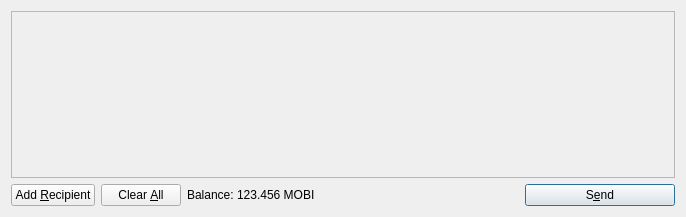
<?xml version="1.0" encoding="UTF-8"?>
<ui version="4.0">
 <class>SendCoinsDialog</class>
 <widget class="QDialog" name="SendCoinsDialog">
  <property name="geometry">
   <rect>
    <x>0</x>
    <y>0</y>
    <width>686</width>
    <height>217</height>
   </rect>
  </property>
  <property name="windowTitle">
   <string>Send Coins</string>
  </property>
  <layout class="QVBoxLayout" name="verticalLayout">
   <item>
    <widget class="QScrollArea" name="scrollArea">
     <property name="widgetResizable">
      <bool>true</bool>
     </property>
     <widget class="QWidget" name="scrollAreaWidgetContents">
      <property name="geometry">
       <rect>
        <x>0</x>
        <y>0</y>
        <width>666</width>
        <height>165</height>
       </rect>
      </property>
      <layout class="QVBoxLayout" name="verticalLayout_2">
       <property name="margin">
        <number>0</number>
       </property>
       <item>
        <layout class="QVBoxLayout" name="entries">
         <property name="spacing">
          <number>6</number>
         </property>
        </layout>
       </item>
       <item>
        <spacer name="verticalSpacer">
         <property name="orientation">
          <enum>Qt::Vertical</enum>
         </property>
         <property name="sizeHint" stdset="0">
          <size>
           <width>20</width>
           <height>40</height>
          </size>
         </property>
        </spacer>
       </item>
      </layout>
     </widget>
    </widget>
   </item>
   <item>
    <layout class="QHBoxLayout" name="horizontalLayout">
     <item>
      <widget class="QPushButton" name="addButton">
       <property name="toolTip">
        <string>Send to multiple recipients at once</string>
       </property>
       <property name="text">
        <string>Add &amp;Recipient</string>
       </property>
       <property name="icon">
        <iconset resource="../bitcoin.qrc">
         <normaloff>:/icons/add</normaloff>:/icons/add</iconset>
       </property>
       <property name="autoDefault">
        <bool>false</bool>
       </property>
      </widget>
     </item>
     <item>
      <widget class="QPushButton" name="clearButton">
       <property name="sizePolicy">
        <sizepolicy hsizetype="Minimum" vsizetype="Fixed">
         <horstretch>0</horstretch>
         <verstretch>0</verstretch>
        </sizepolicy>
       </property>
       <property name="toolTip">
        <string>Remove all transaction fields</string>
       </property>
       <property name="text">
        <string>Clear &amp;All</string>
       </property>
       <property name="icon">
        <iconset resource="../bitcoin.qrc">
         <normaloff>:/icons/remove</normaloff>:/icons/remove</iconset>
       </property>
       <property name="autoRepeatDelay">
        <number>300</number>
       </property>
       <property name="autoDefault">
        <bool>false</bool>
       </property>
      </widget>
     </item>
     <item>
      <layout class="QHBoxLayout" name="horizontalLayout_2">
       <property name="spacing">
        <number>3</number>
       </property>
       <item>
        <widget class="QLabel" name="label">
         <property name="text">
          <string>Balance:</string>
         </property>
        </widget>
       </item>
       <item>
        <widget class="QLabel" name="labelBalance">
         <property name="cursor">
          <cursorShape>IBeamCursor</cursorShape>
         </property>
         <property name="text">
          <string>123.456 MOBI</string>
         </property>
         <property name="textInteractionFlags">
          <set>Qt::LinksAccessibleByMouse|Qt::TextSelectableByKeyboard|Qt::TextSelectableByMouse</set>
         </property>
        </widget>
       </item>
      </layout>
     </item>
     <item>
      <spacer name="horizontalSpacer">
       <property name="orientation">
        <enum>Qt::Horizontal</enum>
       </property>
       <property name="sizeHint" stdset="0">
        <size>
         <width>40</width>
         <height>20</height>
        </size>
       </property>
      </spacer>
     </item>
     <item>
      <widget class="QPushButton" name="sendButton">
       <property name="minimumSize">
        <size>
         <width>150</width>
         <height>0</height>
        </size>
       </property>
       <property name="toolTip">
        <string>Confirm the send action</string>
       </property>
       <property name="text">
        <string>S&amp;end</string>
       </property>
       <property name="icon">
        <iconset resource="../bitcoin.qrc">
         <normaloff>:/icons/send</normaloff>:/icons/send</iconset>
       </property>
       <property name="default">
        <bool>true</bool>
       </property>
      </widget>
     </item>
    </layout>
   </item>
  </layout>
 </widget>
 <resources>
  <include location="../bitcoin.qrc"/>
 </resources>
 <connections/>
</ui>
